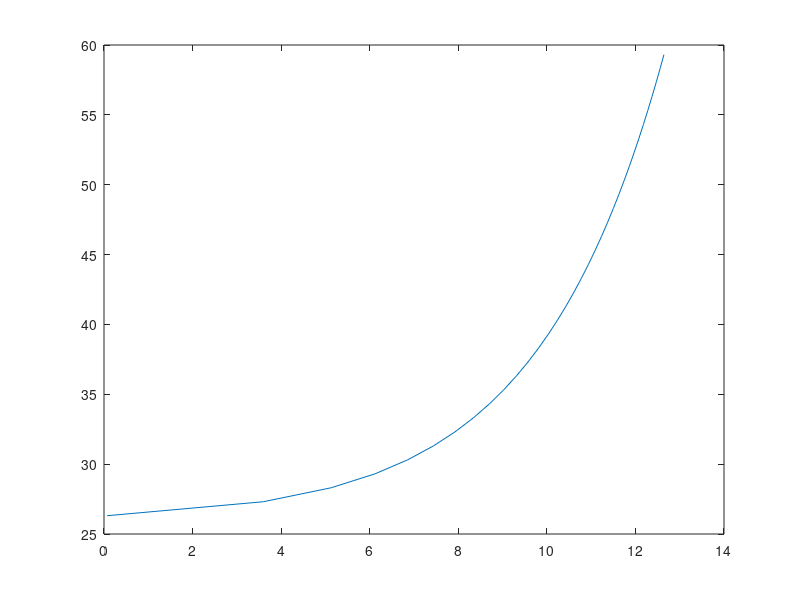

Source code (MATLAB): (Note: this script raises an error after producing the figure.)
close all
clear


%Defining constants for Log Law
z0=0.4;   %aerodynamic roughness length  %stull fig9.6 %dense forest
k=0.35;  
d=25.9; 
u0=1;  %surface stress

%Defining constans for Ekman Spiral
ekman=0.1;

lidar_position_x=10;  %x coordinate of lidar origin
lidar_position_y=10;  %y coordinate of lidar origin


x=[0:1:20];  %x-axis coordinates 
y=[0:1:20];  %y-axis coordinates
z=[z0+d+0.01:1:60]; %z-coordinates along height

[X,Y,Z]=meshgrid(x,y,z);  %3D grid coordinates defined by x,y,z

W=0*X; %assuming wind velocity is horizontal
%defining horizontal wind velocity components
V(:,:,:)=(u0/k)*log((Z(:,:,:)-d)/z0).*sin(ekman*(Z(:,:,:)));  %x component of wind velocity 
U(:,:,:)=(u0/k)*log((Z(:,:,:)-d)/z0).*cos(ekman*(Z(:,:,:)));  %y component of wind velocity

%fetching data for vertical velocity profile
u=U(lidar_position_x,lidar_position_y,:);   
v=V(lidar_position_x,lidar_position_y,:);

figure(1)
plot(sqrt(v(:).^2+u(:).^2),z(:));  %plotting wind speed profile at lidar position (10,10)
hold on


figure(2)
plot(rad2deg(myatan(v(:),u(:))),z(:)); %plotting wind direction profile at lidar position (10,10)
hold on


a=5/100; %minimum kick of 5 percent   %
b=10/100; %maximum kick of 10 percent %

random_kick_flag="yes";  %whether to apply random kick

if random_kick_flag=="yes"
    %applying random kick to U component
    random_kick_sign=sign(2.*rand(length(x),length(y),length(z))-1);    %randomly decide whether kick increases or decreases velocity  
    random_kick_percentage=((b-a).*rand(length(x),length(y),length(z))+a);  %randomly decide the kick value between 5-10 percent %
    random_kick=1-random_kick_sign.*random_kick_percentage;             
    U=U.*(random_kick);
    %applying random kick to V component
    random_kick_sign=sign(2.*rand(length(x),length(y),length(z))-1); %randomly decide whether kick increases or decreases velocity
    random_kick_percentage=((b-a).*rand(length(x),length(y),length(z))+a);  %randomly decide the kick value between 5-10 percent %
    random_kick=1-random_kick_sign.*random_kick_percentage;
    V=V.*(random_kick);
end

%fetching data with kick for vertical velocity profile
u_kick=U(lidar_position_x,lidar_position_y,:);
v_kick=V(lidar_position_x,lidar_position_y,:);

figure(1)
plot(sqrt(v_kick(:).^2+u_kick(:).^2),z(:));
title('Wind speed vs Height(from constructed vector field)');
xlabel('Wind speed (m/s)');
ylabel('Height (m)');
grid on
grid minor
legend('before applying random kick','after applying random kick 5-10%','Location','southeast')

figure(2)
plot(rad2deg(myatan(v_kick(:),u_kick(:))),z(:));
title('Wind direction vs Height(from constructed vector field)')
xlabel('\theta (degrees)');
ylabel('Height (m)');
legend('before applying random kick','after applying random kick 5-10%','Location','southeast')
grid on
grid minor

%range ring
range=linspace(30,50,10); %radial distance from origin of virtual lidar
elevation=75;            %elevation angle in degrees
azimuth=[0:5:355];       %azimuthal angle in degrees



r_z=range*sind(elevation);  % z coordinate of range ring - height
r_x=zeros(length(azimuth),1);   
r_y=zeros(length(azimuth),1);   


r_u=zeros(length(azimuth),1);
r_v=zeros(length(azimuth),1);

radial_velocity=zeros(length(azimuth),1);




%Loop for constructing lidar data

for ring=1:length(range)
    for i=1:length(azimuth)
        MyData.range(ring,i)=range(ring);   %radial position of points on range rings
        MyData.az(ring,i)=azimuth(i);       %azimuthal position of points on range rings
        MyData.el(ring,i)=elevation;        %elevation angle of range rings
        
        %x coordinate of points on a range ring
        r_x(i)=lidar_position_x+range(ring)*cosd(elevation)*sind(azimuth(i));
        %y coordinate of points on a range ring
        r_y(i)=lidar_position_y+range(ring)*cosd(elevation)*cosd(azimuth(i));
    
        %interpolate velocity to points on a range ring
    
        r_u(i)=interp3(X,Y,Z,U,r_x(i),r_y(i),r_z(ring));    %u velocity component at points on range ring
    
        r_v(i)=interp3(X,Y,Z,V,r_x(i),r_y(i),r_z(ring));    %v velocity component at points on range ring
   
        radial_velocity(i)=dot([cosd(elevation)*sind(azimuth(i)),cosd(elevation)*cosd(azimuth(i)),sind(elevation)],[r_u(i),r_v(i),0]); %virtual lidar
        MyData.rv(ring,i)=radial_velocity(i);        %radial velocity obtained from virtual lidar
    end
end

Data(1)=MyData;

B=zeros(2,1);

A=zeros(2);

time=1;

%minimizing cost function using least squares method 
 for ring=1:size(Data(time).range,1)
        count=0;
        for i=1:size(Data(time).range,2)
             if ~isnan(Data(time).rv(ring,i))==1
                count=count+1;
                B(1)=B(1)+Data(time).rv(ring,i)*cosd(Data(time).el(ring,i))*cosd(Data(time).az(ring,i));
                B(2)=B(2)+Data(time).rv(ring,i)*cosd(Data(time).el(ring,i))*sind(Data(time).az(ring,i));
                A(1,1)=A(1,1)+cosd(Data(time).el(ring,i))*sind(Data(time).az(ring,i))*cosd(Data(time).el(ring,i))*cosd(Data(time).az(ring,i));
                A(1,2)=A(1,2)+cosd(Data(time).el(ring,i))*cosd(Data(time).az(ring,i))*cosd(Data(time).el(ring,i))*cosd(Data(time).az(ring,i));
                A(2,1)=A(2,1)+cosd(Data(time).el(ring,i))*sind(Data(time).az(ring,i))*cosd(Data(time).el(ring,i))*sind(Data(time).az(ring,i));
                A(2,2)=A(2,2)+cosd(Data(time).el(ring,i))*cosd(Data(time).az(ring,i))*cosd(Data(time).el(ring,i))*sind(Data(time).az(ring,i));
             end
        end
       
        
        output_data(time).velocity(ring,:)=pinv(A)*B;
        A=zeros(2);
        B=zeros(2,1);
 end
 
figure(3)
plot(vecnorm(output_data(time).velocity(:,:),2,2),r_z);
title('Wind speed vs Height(from VAD)');
xlabel('Wind speed (m/s)');
ylabel('Height (m)');
grid on
grid minor


figure(4)
plot(vecnorm(output_data(time).velocity(:,:),2,2),r_z);
hold on
plot(sqrt(v_kick(:).^2+u_kick(:).^2),z(:));
title('Comparison of constructed vector field and VAD results for wind speed');
xlabel('Wind speed (m/s)');
ylabel('Height (m)');
legend('from VAD','from constructed vector field','Location','southeast');
grid on
grid minor


figure(5)
plot(rad2deg(myatan(output_data(time).velocity(:,2),output_data(time).velocity(:,1))),r_z);
title('Wind direction vs Height from VAD')
xlabel('\theta (degrees)');
ylabel('Height (m)');
grid on
grid minor


figure(6)
plot(rad2deg(myatan(output_data(time).velocity(:,2),output_data(time).velocity(:,1))),r_z);
hold on
plot(rad2deg(myatan(v_kick(:),u_kick(:))),z(:));
title('Comparison of constructed vector field and VAD results for wind direction')
xlabel('\theta (degrees)');
ylabel('Height (m)');
legend('from VAD','from constructed vector field','Location','southeast');
grid on
grid minor


